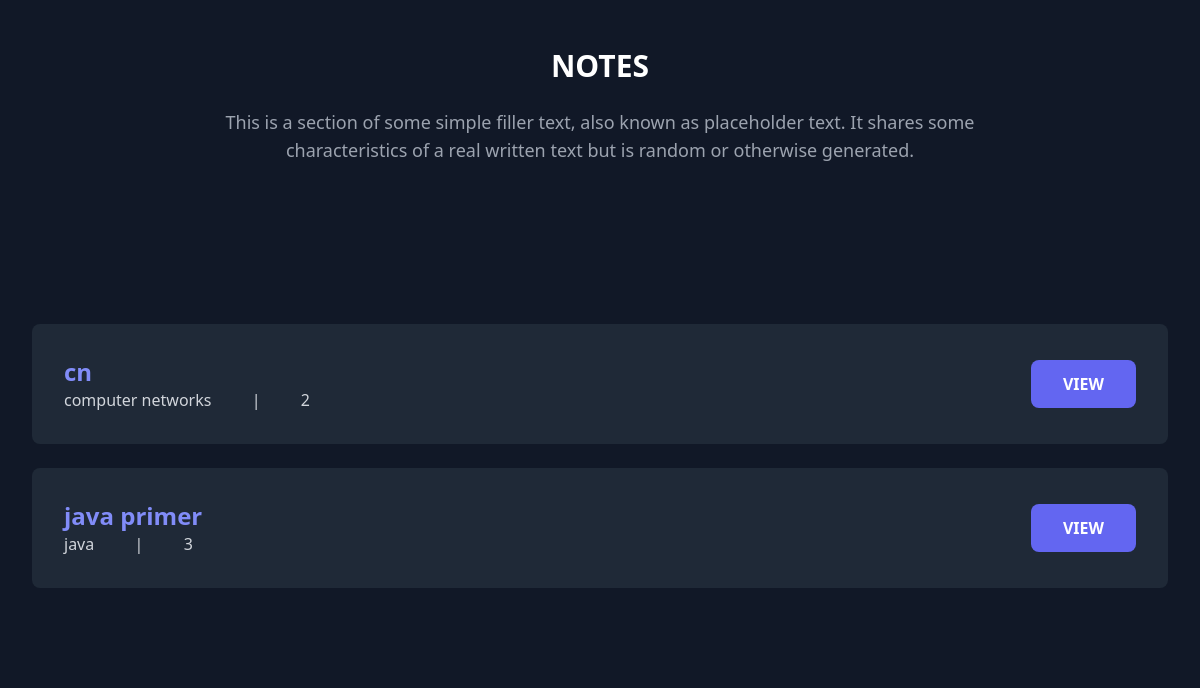
The page /displayNotes/ on the database its author committed.
### user/models.py (models this page shows)
class notes(models.Model):
    title = models.CharField(max_length=255)
    year = models.IntegerField()
    subject = models.CharField(max_length=100)
    url = models.FileField(upload_to ='satic/notes/')

### user/views.py (the view)
# urls.py: path('displayNotes/',views.displayNotes,name ="display"),
def displayNotes(request):
     note = notes.objects.all()
     return render(request , "notes.html",{"notes":note})
     note = notes.objects.all()
     return render(request , "notes.html",{"notes":note})

### templates/notes.html (shortened to what this page needs)
{% load static %}
<!DOCTYPE html>
<html lang="en">
<head>
    <link href="https://cdn.jsdelivr.net/npm/tailwindcss@2.2.19/dist/tailwind.min.css" rel="stylesheet">
    <script src="https://cdn.tailwindcss.com"></script>
</head>
<body class="bg-gray-900 text-white">
<div class="py-6 sm:py-8 lg:py-12">
  <div class="mx-auto max-w-screen-2xl px-4 md:px-8">
    <div class="mb-10 md:mb-16">
      <h2 class="mb-4 text-center text-2xl font-bold text-white md:mb-6 lg:text-3xl">NOTES</h2>
      <p class="mx-auto max-w-screen-md text-center text-gray-400 md:text-lg">This is a section of some simple filler text, also known as placeholder text. It shares some characteristics of a real written text but is random or otherwise generated.</p>
    </div>
  </div>
</div>
<div class="bg-gray-900 py-6 sm:py-8 lg:py-12">
    <div class="mx-auto max-w-screen-2xl px-4 md:px-8">
      {% for i in notes %}
      <div class="flex flex-col items-center justify-between gap-4 rounded-lg bg-gray-800 p-4 sm:flex-row md:p-8">
        <div>
          <h2 class="text-xl font-bold text-indigo-400 md:text-2xl">{{i.title}} </h2>
          <p class="text-gray-300">{{i.subject}} &emsp;&emsp; | &emsp;&emsp; {{i.year}}</p>
        </div>
        <a href="{% url 'reader' pk=i.id %}" class="inline-block rounded-lg bg-indigo-500 px-8 py-3 text-center text-sm font-semibold text-white outline-none ring-indigo-300 transition duration-100 hover:bg-indigo-600 focus-visible:ring active:bg-indigo-700 md:text-base">VIEW</a>
      </div>
      <br>
      {% endfor %}
    </div>
  </div>
</body>
</html>

### rows shown on the page
notes: title "cn", subject "computer networks", year "2"
notes: title "java primer", subject "java", year "3"
